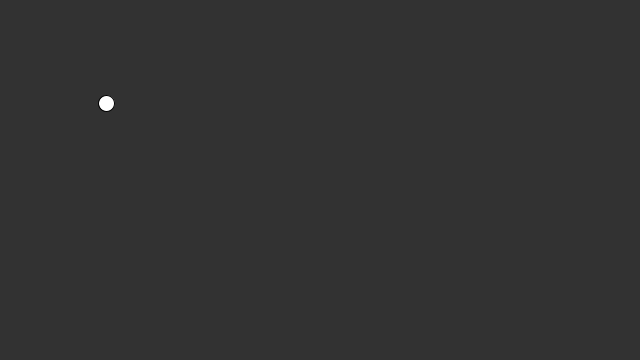
Frame 1 (no input)
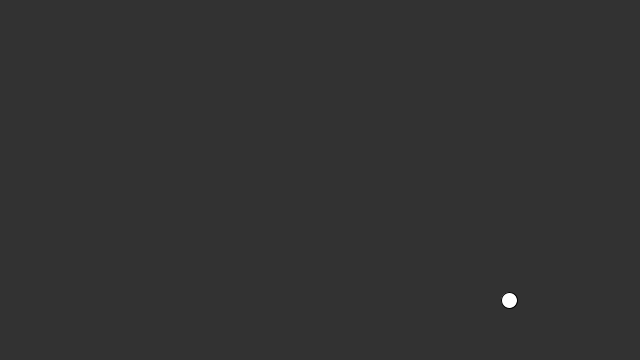
Frame 60 (the mouse pressed at the canvas centre just before this capture)
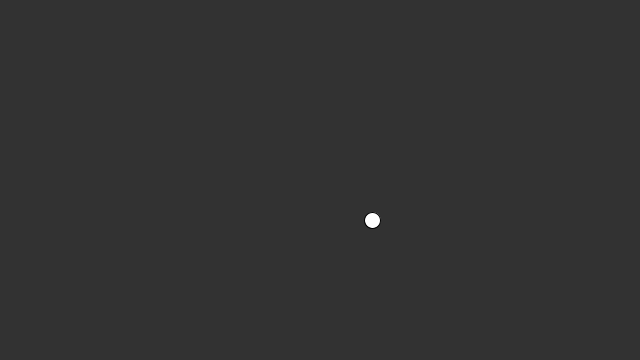
Frame 120 (the mouse held since frame 60 and released just before this capture)

The Processing sketch that drew these frames (run headless with seeded random() and noise(); from frame 60 on, the mouse is pressed at the canvas centre):

// Processing sketch: Bouncing_Ball
// ── Bouncing_Ball.pde
float x = 100;
float y = 100;

float Xspeed = random(1, 10);   //random speed of x within 1 to 10
float Yspeed = random(1, 10);   //random speed of y within 1 to 10

void setup() {
  size(640, 360);
}

void draw() {

  background(50);

  x = x + Xspeed;     //incrementing the value of x by xspeed(random value between 1 to 10) which makes the ball move x-axis.
  y = y + Yspeed;     //incrementing the value of y by yspeed(random value between 1 to 10) which makes the ball move y-axis.


  // Ball bounce back when it hits the end of left or right side.
  if ( x > width || x < 0 ) {        
    Xspeed = Xspeed * -1;
  }


  // Ball bounce back when it hits the end of top or bottom side.
  if ( y > height || y < 0 ) {      
    Yspeed = Yspeed * -1;
  }
  
  //  draws the ellipse on the given position.
  ellipse(x, y, 16, 16);     
}
